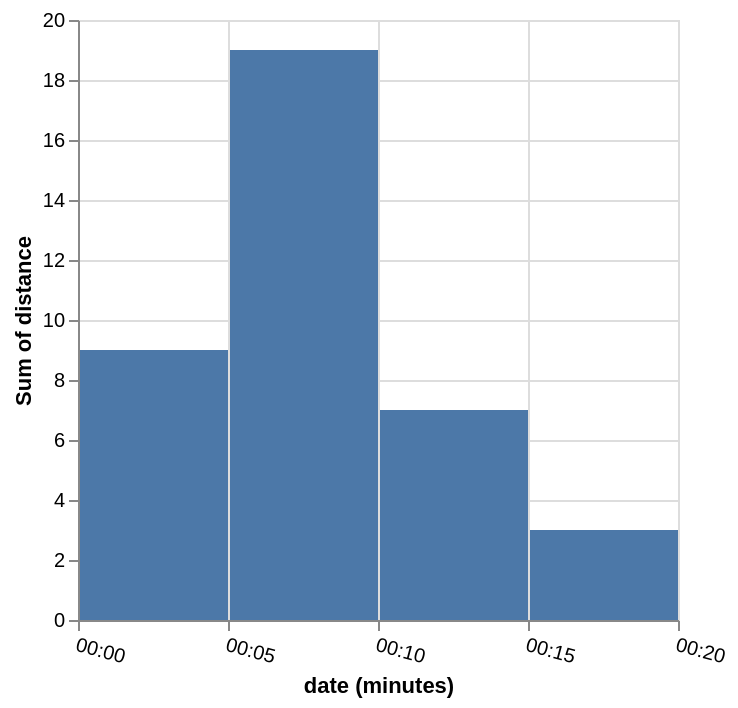

The specification (Vega-Lite) saved for this image:
### Vega-Lite specification from a JSON file in a GitHub repository (floating-point values rounded to 4 significant figures)
{"$schema": "https://vega.github.io/schema/vega-lite/v4.json", "description": "Using a custom step for time unit.", "data": {"values": [{"date": "Sun, 01 Jan 2012 00:00:00", "distance": 1}, {"date": "Sun, 01 Jan 2012 00:01:00", "distance": 1}, {"date": "Sun, 01 Jan 2012 00:02:00", "distance": 2}, {"date": "Sun, 01 Jan 2012 00:03:00", "distance": 1}, {"date": "Sun, 01 Jan 2012 00:04:00", "distance": 4}, {"date": "Sun, 01 Jan 2012 00:05:00", "distance": 2}, {"date": "Sun, 01 Jan 2012 00:06:00", "distance": 5}, {"date": "Sun, 01 Jan 2012 00:07:00", "distance": 2}, {"date": "Sun, 01 Jan 2012 00:08:00", "distance": 6}, {"date": "Sun, 01 Jan 2012 00:09:00", "distance": 4}, {"date": "Sun, 01 Jan 2012 00:10:00", "distance": 1}, {"date": "Sun, 01 Jan 2012 00:11:00", "distance": 1}, {"date": "Sun, 01 Jan 2012 00:12:00", "distance": 3}, {"date": "Sun, 01 Jan 2012 00:13:00", "distance": 0}, {"date": "Sun, 01 Jan 2012 00:14:00", "distance": 2}, {"date": "Sun, 01 Jan 2012 00:15:00", "distance": 3}]}, "mark": "bar", "encoding": {"x": {"field": "date", "type": "temporal", "timeUnit": {"unit": "minutes", "step": 5}, "axis": {"labelAngle": 15}}, "y": {"field": "distance", "type": "quantitative", "aggregate": "sum"}}}
